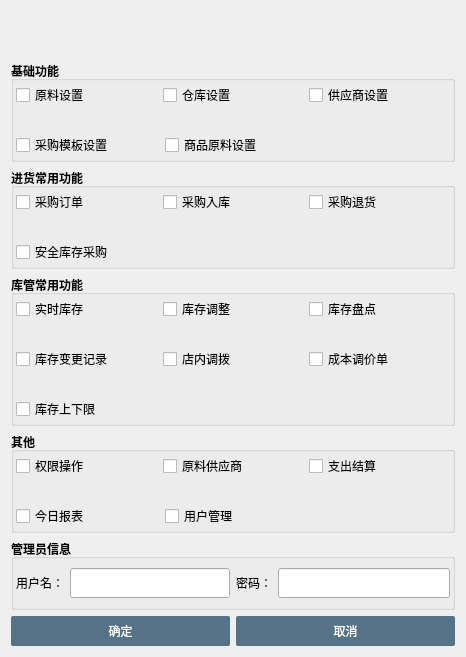
<?xml version="1.0" encoding="UTF-8"?>
<ui version="4.0">
 <class>EditAuthority</class>
 <widget class="QWidget" name="EditAuthority">
  <property name="geometry">
   <rect>
    <x>0</x>
    <y>0</y>
    <width>466</width>
    <height>657</height>
   </rect>
  </property>
  <property name="windowTitle">
   <string>Form</string>
  </property>
  <property name="styleSheet">
   <string notr="true">QPushButton:hover
{
background-color: rgb(180, 85, 100);
color:white;
}

QPushButton:hover:pressed
{
background-color:rgb(180, 85, 100);
color:white;
}

QPushButton
{
background-color:rgb(84, 115, 135);
color:white;
font-size:12px;
border-radius:2px;
spacing:2px;
padding: 0px 0px;
}</string>
  </property>
  <layout class="QVBoxLayout" name="verticalLayout_9">
   <item>
    <spacer name="horizontalSpacer">
     <property name="orientation">
      <enum>Qt::Horizontal</enum>
     </property>
     <property name="sizeHint" stdset="0">
      <size>
       <width>40</width>
       <height>25</height>
      </size>
     </property>
    </spacer>
   </item>
   <item>
    <spacer name="horizontalSpacer_2">
     <property name="orientation">
      <enum>Qt::Horizontal</enum>
     </property>
     <property name="sizeHint" stdset="0">
      <size>
       <width>40</width>
       <height>25</height>
      </size>
     </property>
    </spacer>
   </item>
   <item>
    <widget class="QGroupBox" name="groupBoxBasic">
     <property name="font">
      <font>
       <weight>75</weight>
       <bold>true</bold>
      </font>
     </property>
     <property name="title">
      <string>基础功能</string>
     </property>
     <property name="checkable">
      <bool>false</bool>
     </property>
     <property name="checked">
      <bool>false</bool>
     </property>
     <layout class="QVBoxLayout" name="verticalLayout_6">
      <property name="leftMargin">
       <number>2</number>
      </property>
      <property name="topMargin">
       <number>2</number>
      </property>
      <property name="rightMargin">
       <number>2</number>
      </property>
      <property name="bottomMargin">
       <number>2</number>
      </property>
      <item>
       <layout class="QVBoxLayout" name="verticalLayout">
        <item>
         <layout class="QHBoxLayout" name="horizontalLayout" stretch="1,1,1">
          <item>
           <widget class="QCheckBox" name="checkBoxMaterial">
            <property name="text">
             <string>原料设置</string>
            </property>
           </widget>
          </item>
          <item>
           <widget class="QCheckBox" name="checkBoxWarehouse">
            <property name="text">
             <string>仓库设置</string>
            </property>
           </widget>
          </item>
          <item>
           <widget class="QCheckBox" name="checkBoxSupplier">
            <property name="text">
             <string>供应商设置</string>
            </property>
           </widget>
          </item>
         </layout>
        </item>
        <item>
         <spacer name="horizontalSpacer_8">
          <property name="orientation">
           <enum>Qt::Horizontal</enum>
          </property>
          <property name="sizeHint" stdset="0">
           <size>
            <width>40</width>
            <height>20</height>
           </size>
          </property>
         </spacer>
        </item>
        <item>
         <layout class="QHBoxLayout" name="horizontalLayout_7" stretch="1,1,1">
          <item>
           <widget class="QCheckBox" name="checkBoxTemplate">
            <property name="text">
             <string>采购模板设置</string>
            </property>
           </widget>
          </item>
          <item>
           <widget class="QCheckBox" name="checkBoxBom">
            <property name="text">
             <string>商品原料设置</string>
            </property>
           </widget>
          </item>
          <item>
           <spacer name="horizontalSpacer_3">
            <property name="orientation">
             <enum>Qt::Horizontal</enum>
            </property>
            <property name="sizeHint" stdset="0">
             <size>
              <width>40</width>
              <height>20</height>
             </size>
            </property>
           </spacer>
          </item>
         </layout>
        </item>
       </layout>
      </item>
     </layout>
    </widget>
   </item>
   <item>
    <widget class="QGroupBox" name="groupBoxCommon">
     <property name="font">
      <font>
       <weight>75</weight>
       <bold>true</bold>
      </font>
     </property>
     <property name="title">
      <string>进货常用功能</string>
     </property>
     <layout class="QVBoxLayout" name="verticalLayout_7">
      <property name="leftMargin">
       <number>2</number>
      </property>
      <property name="topMargin">
       <number>2</number>
      </property>
      <property name="rightMargin">
       <number>2</number>
      </property>
      <property name="bottomMargin">
       <number>2</number>
      </property>
      <item>
       <layout class="QVBoxLayout" name="verticalLayout_2">
        <item>
         <layout class="QHBoxLayout" name="horizontalLayout_2" stretch="1,1,1">
          <item>
           <widget class="QCheckBox" name="checkBoxPurchase">
            <property name="text">
             <string>采购订单</string>
            </property>
           </widget>
          </item>
          <item>
           <widget class="QCheckBox" name="checkBoxStorage">
            <property name="text">
             <string>采购入库</string>
            </property>
           </widget>
          </item>
          <item>
           <widget class="QCheckBox" name="checkBoxReturns">
            <property name="text">
             <string>采购退货</string>
            </property>
           </widget>
          </item>
         </layout>
        </item>
        <item>
         <spacer name="horizontalSpacer_4">
          <property name="orientation">
           <enum>Qt::Horizontal</enum>
          </property>
          <property name="sizeHint" stdset="0">
           <size>
            <width>40</width>
            <height>20</height>
           </size>
          </property>
         </spacer>
        </item>
        <item>
         <widget class="QCheckBox" name="checkBoxSafety">
          <property name="text">
           <string>安全库存采购</string>
          </property>
         </widget>
        </item>
       </layout>
      </item>
     </layout>
    </widget>
   </item>
   <item>
    <widget class="QGroupBox" name="groupBoxWhse">
     <property name="font">
      <font>
       <weight>75</weight>
       <bold>true</bold>
      </font>
     </property>
     <property name="title">
      <string>库管常用功能</string>
     </property>
     <layout class="QVBoxLayout" name="verticalLayout_4">
      <property name="leftMargin">
       <number>2</number>
      </property>
      <property name="topMargin">
       <number>2</number>
      </property>
      <property name="rightMargin">
       <number>2</number>
      </property>
      <property name="bottomMargin">
       <number>2</number>
      </property>
      <item>
       <layout class="QVBoxLayout" name="verticalLayout_3">
        <item>
         <layout class="QHBoxLayout" name="horizontalLayout_3" stretch="1,1,1">
          <item>
           <widget class="QCheckBox" name="checkBoxTimeinventory">
            <property name="text">
             <string>实时库存</string>
            </property>
           </widget>
          </item>
          <item>
           <widget class="QCheckBox" name="checkBoxAdjustment">
            <property name="text">
             <string>库存调整</string>
            </property>
           </widget>
          </item>
          <item>
           <widget class="QCheckBox" name="checkBoxCheck">
            <property name="text">
             <string>库存盘点</string>
            </property>
           </widget>
          </item>
         </layout>
        </item>
        <item>
         <spacer name="horizontalSpacer_5">
          <property name="orientation">
           <enum>Qt::Horizontal</enum>
          </property>
          <property name="sizeHint" stdset="0">
           <size>
            <width>40</width>
            <height>20</height>
           </size>
          </property>
         </spacer>
        </item>
        <item>
         <layout class="QHBoxLayout" name="horizontalLayout_4" stretch="1,1,1">
          <item>
           <widget class="QCheckBox" name="checkBoxChange">
            <property name="text">
             <string>库存变更记录</string>
            </property>
           </widget>
          </item>
          <item>
           <widget class="QCheckBox" name="checkBoxAllot">
            <property name="text">
             <string>店内调拨</string>
            </property>
           </widget>
          </item>
          <item>
           <widget class="QCheckBox" name="checkBoxReadjust">
            <property name="text">
             <string>成本调价单</string>
            </property>
           </widget>
          </item>
         </layout>
        </item>
        <item>
         <spacer name="horizontalSpacer_6">
          <property name="orientation">
           <enum>Qt::Horizontal</enum>
          </property>
          <property name="sizeHint" stdset="0">
           <size>
            <width>40</width>
            <height>20</height>
           </size>
          </property>
         </spacer>
        </item>
        <item>
         <widget class="QCheckBox" name="checkBoxRestrictions">
          <property name="text">
           <string>库存上下限</string>
          </property>
         </widget>
        </item>
       </layout>
      </item>
     </layout>
    </widget>
   </item>
   <item>
    <widget class="QGroupBox" name="groupBoxOther">
     <property name="font">
      <font>
       <weight>75</weight>
       <bold>true</bold>
      </font>
     </property>
     <property name="title">
      <string>其他</string>
     </property>
     <layout class="QVBoxLayout" name="verticalLayout_8">
      <property name="leftMargin">
       <number>2</number>
      </property>
      <property name="topMargin">
       <number>2</number>
      </property>
      <property name="rightMargin">
       <number>2</number>
      </property>
      <property name="bottomMargin">
       <number>2</number>
      </property>
      <item>
       <layout class="QVBoxLayout" name="verticalLayout_5">
        <item>
         <layout class="QHBoxLayout" name="horizontalLayout_5" stretch="1,1,1">
          <item>
           <widget class="QCheckBox" name="checkBoxRule">
            <property name="text">
             <string>权限操作</string>
            </property>
           </widget>
          </item>
          <item>
           <widget class="QCheckBox" name="checkBoxDefaultSupplier">
            <property name="text">
             <string>原料供应商</string>
            </property>
           </widget>
          </item>
          <item>
           <widget class="QCheckBox" name="checkBoxAccount">
            <property name="text">
             <string>支出结算</string>
            </property>
           </widget>
          </item>
         </layout>
        </item>
        <item>
         <spacer name="horizontalSpacer_7">
          <property name="orientation">
           <enum>Qt::Horizontal</enum>
          </property>
          <property name="sizeHint" stdset="0">
           <size>
            <width>40</width>
            <height>20</height>
           </size>
          </property>
         </spacer>
        </item>
        <item>
         <layout class="QHBoxLayout" name="horizontalLayout_8" stretch="1,1,1">
          <item>
           <widget class="QCheckBox" name="checkBoxToday">
            <property name="text">
             <string>今日报表</string>
            </property>
           </widget>
          </item>
          <item>
           <widget class="QCheckBox" name="checkBoxUser">
            <property name="text">
             <string>用户管理</string>
            </property>
           </widget>
          </item>
          <item>
           <spacer name="horizontalSpacer_9">
            <property name="orientation">
             <enum>Qt::Horizontal</enum>
            </property>
            <property name="sizeHint" stdset="0">
             <size>
              <width>40</width>
              <height>20</height>
             </size>
            </property>
           </spacer>
          </item>
         </layout>
        </item>
       </layout>
      </item>
     </layout>
    </widget>
   </item>
   <item>
    <widget class="QGroupBox" name="groupBox_5">
     <property name="font">
      <font>
       <weight>75</weight>
       <bold>true</bold>
      </font>
     </property>
     <property name="title">
      <string>管理员信息</string>
     </property>
     <layout class="QVBoxLayout" name="verticalLayout_10">
      <property name="leftMargin">
       <number>2</number>
      </property>
      <property name="topMargin">
       <number>2</number>
      </property>
      <property name="rightMargin">
       <number>2</number>
      </property>
      <property name="bottomMargin">
       <number>2</number>
      </property>
      <item>
       <layout class="QHBoxLayout" name="horizontalLayout_11">
        <item>
         <layout class="QHBoxLayout" name="horizontalLayout_9">
          <item>
           <widget class="QLabel" name="label">
            <property name="text">
             <string>用户名：</string>
            </property>
           </widget>
          </item>
          <item>
           <widget class="QLineEdit" name="lineEditUserName">
            <property name="minimumSize">
             <size>
              <width>0</width>
              <height>30</height>
             </size>
            </property>
           </widget>
          </item>
         </layout>
        </item>
        <item>
         <layout class="QHBoxLayout" name="horizontalLayout_10">
          <item>
           <widget class="QLabel" name="label_2">
            <property name="text">
             <string>密码：</string>
            </property>
           </widget>
          </item>
          <item>
           <widget class="QLineEdit" name="lineEditPassWord">
            <property name="minimumSize">
             <size>
              <width>0</width>
              <height>30</height>
             </size>
            </property>
            <property name="echoMode">
             <enum>QLineEdit::PasswordEchoOnEdit</enum>
            </property>
           </widget>
          </item>
         </layout>
        </item>
       </layout>
      </item>
     </layout>
    </widget>
   </item>
   <item>
    <layout class="QHBoxLayout" name="horizontalLayout_6">
     <item>
      <widget class="QPushButton" name="pushButtonOk">
       <property name="minimumSize">
        <size>
         <width>0</width>
         <height>30</height>
        </size>
       </property>
       <property name="text">
        <string>确定</string>
       </property>
       <property name="icon">
        <iconset resource="../../res.qrc">
         <normaloff>:/image/image/确认.png</normaloff>:/image/image/确认.png</iconset>
       </property>
      </widget>
     </item>
     <item>
      <widget class="QPushButton" name="pushButtonCancel">
       <property name="minimumSize">
        <size>
         <width>0</width>
         <height>30</height>
        </size>
       </property>
       <property name="text">
        <string>取消</string>
       </property>
       <property name="icon">
        <iconset resource="../../res.qrc">
         <normaloff>:/image/image/cancel.png</normaloff>:/image/image/cancel.png</iconset>
       </property>
      </widget>
     </item>
    </layout>
   </item>
  </layout>
 </widget>
 <resources>
  <include location="../../res.qrc"/>
 </resources>
 <connections/>
</ui>
